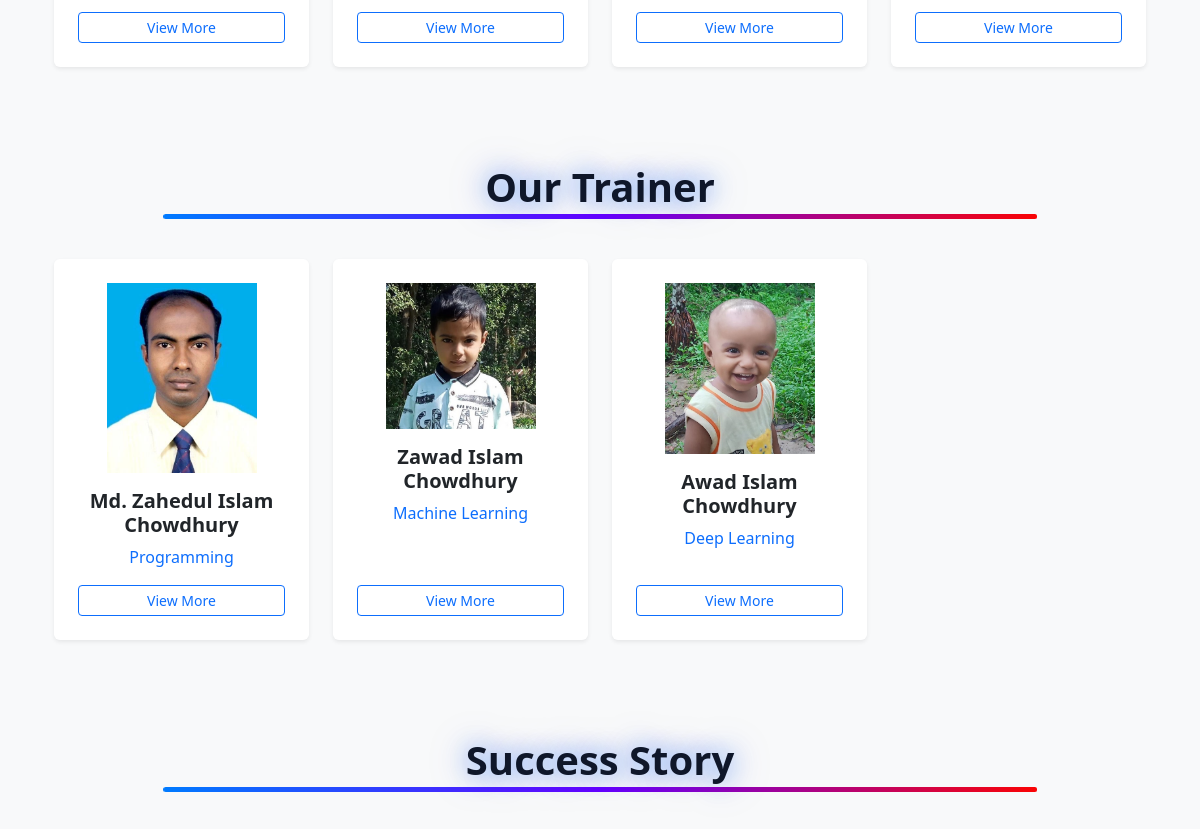
The app's page / (middle part), older data.
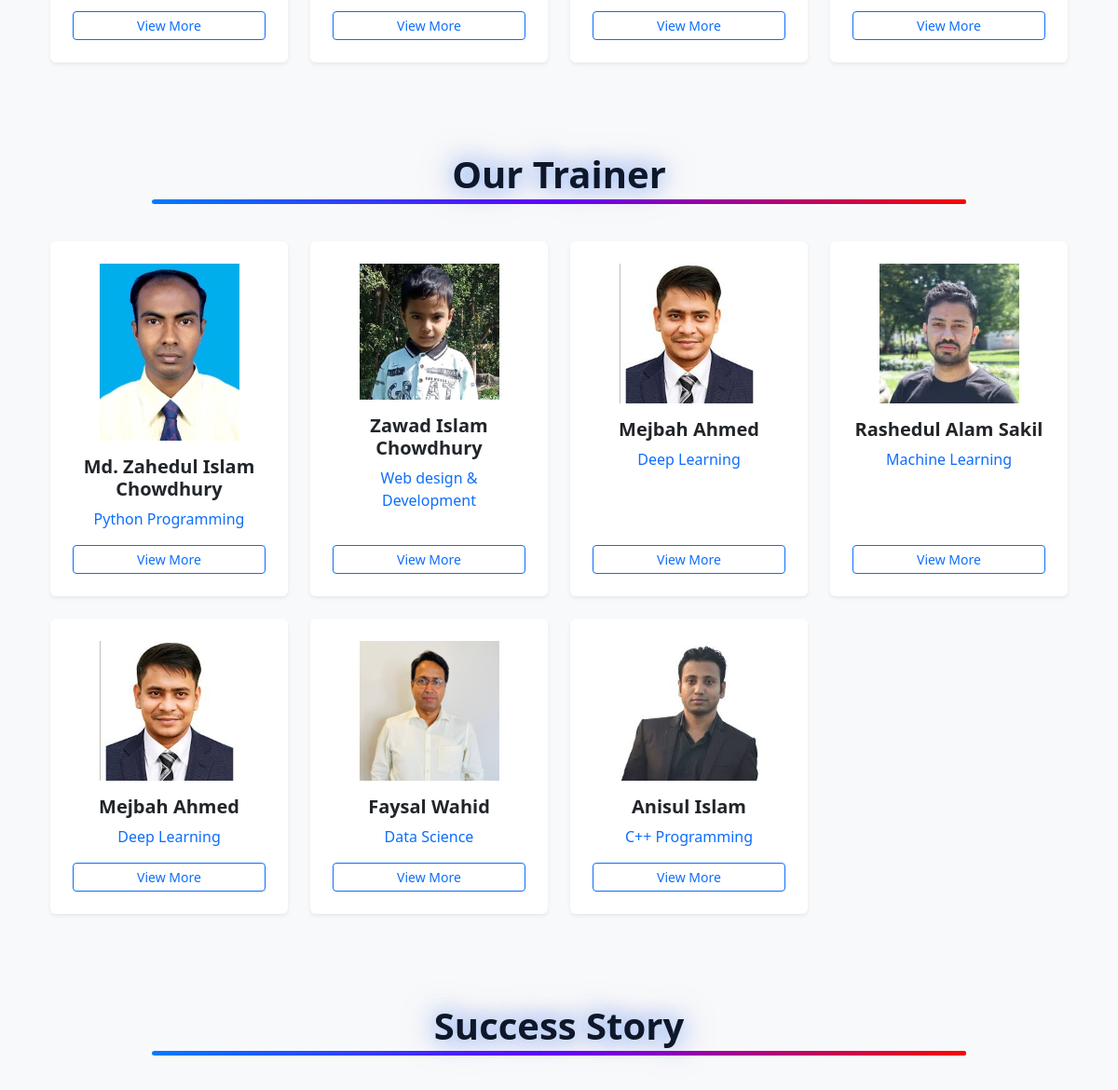
The same page, newer data.
### New_Vision/models.py (models this page shows, shortened)
class Instructor(models.Model):
    name = models.CharField(max_length=100)
    department = models.CharField(max_length=100)
    email = models.EmailField(unique=True)
    phone = models.CharField(max_length=15)  # Changed IntegerField → CharField
    picture = models.ImageField(upload_to='instructors/')

### New_Vision/views.py (the view)
# urls.py: path('',views.home_page,name='home'),
def home_page(request):
    instructors=Instructor.objects.all()
    return render(request,'home.html',{'instructors':instructors})

### New_Vision/templates/home.html (shortened to what this page needs)
{% extends "base.html" %}
{% load static %}
{% block content %}
<section class="py-5">
  <div class="container">
    <div class="row g-4">
      <div class="col-md-3">
        <div class="card border-0 shadow-sm h-100 text-center p-4">
          <a href="{% static 'image/Complete Python Programming Roadmap.pdf'%}" class="btn btn-outline-primary btn-sm mt-auto">View More</a>
        </div>
      </div>
      <div class="col-md-3">
        <div class="card border-0 shadow-sm h-100 text-center p-4">
          <a href="" class="btn btn-outline-primary btn-sm mt-auto">View More</a>
        </div>
      </div>
      <div class="col-md-3">
        <div class="card border-0 shadow-sm h-100 text-center p-4">
          <a href="{% url "instructor_list" %}" class="btn btn-outline-primary btn-sm mt-auto">View More</a>
        </div>
      </div>
      <div class="col-md-3">
        <div class="card border-0 shadow-sm h-100 text-center p-4">
          <a href="" class="btn btn-outline-primary btn-sm mt-auto">View More</a>
        </div>
      </div>
    </div>
  </div>
</section>
<section class="py-5">
  <div class="container">
     <h2 class="text-center fw-bold mb-5 section-title">Our Trainer</h2>
    <div class="row g-4">
      {% for i in instructors  %}
      <div class="col-md-3">
        <div class="card border-0 shadow-sm h-100 text-center p-4">
           <img src="{{i.picture.url}}" alt="Students" class="mx-auto mb-3 course-img" width="150">
          <h5 class="fw-bold mb-2">{{i.name}}</h5>
          <p class="text-primary bold">{{i.department}}</p>
          <a href="" class="btn btn-outline-primary btn-sm mt-auto">View More</a>
        </div>
      </div>
      {% endfor %}
</section>
<section class="py-5">
  <div class="container">
     <h2 class="text-center fw-bold mb-5 section-title">Success Story</h2>
    <div class="row g-4">
    </div>
  </div>
</section>
{% endblock %}

Row changes from the older to the newer data that the page shows:
changed Instructor "Md. Zahedul Islam Chowdhury": department "Programming" → "Python Programming"
changed Instructor "Zawad Islam Chowdhury": department "Machine Learning" → "Web design & Development"
changed Instructor (number 3 of 7 on the later page): picture: a different picture; name "Awad Islam Chowdhury" → "Mejbah Ahmed"
added Instructor: picture (picture), name "Rashedul Alam Sakil", department "Machine Learning"
added Instructor: picture (picture), name "Mejbah Ahmed", department "Deep Learning"
added Instructor: picture (picture), name "Faysal Wahid", department "Data Science"
added Instructor: picture (picture), name "Anisul Islam", department "C++ Programming"
